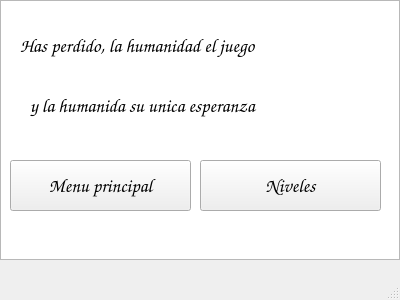
<?xml version="1.0" encoding="UTF-8"?>
<ui version="4.0">
 <class>Perder</class>
 <widget class="QMainWindow" name="Perder">
  <property name="geometry">
   <rect>
    <x>0</x>
    <y>0</y>
    <width>400</width>
    <height>300</height>
   </rect>
  </property>
  <property name="minimumSize">
   <size>
    <width>400</width>
    <height>300</height>
   </size>
  </property>
  <property name="windowTitle">
   <string>MainWindow</string>
  </property>
  <widget class="QWidget" name="centralwidget">
   <widget class="QGraphicsView" name="graphicsView">
    <property name="geometry">
     <rect>
      <x>0</x>
      <y>0</y>
      <width>400</width>
      <height>260</height>
     </rect>
    </property>
    <property name="minimumSize">
     <size>
      <width>400</width>
      <height>260</height>
     </size>
    </property>
    <property name="maximumSize">
     <size>
      <width>400</width>
      <height>260</height>
     </size>
    </property>
   </widget>
   <widget class="QLabel" name="label">
    <property name="geometry">
     <rect>
      <x>20</x>
      <y>20</y>
      <width>341</width>
      <height>51</height>
     </rect>
    </property>
    <property name="font">
     <font>
      <family>Comic Sans MS</family>
      <pointsize>14</pointsize>
      <weight>75</weight>
      <bold>true</bold>
     </font>
    </property>
    <property name="text">
     <string>Has perdido, la humanidad el juego</string>
    </property>
   </widget>
   <widget class="QPushButton" name="pushButton">
    <property name="geometry">
     <rect>
      <x>200</x>
      <y>160</y>
      <width>181</width>
      <height>51</height>
     </rect>
    </property>
    <property name="font">
     <font>
      <family>Comic Sans MS</family>
      <pointsize>14</pointsize>
      <weight>75</weight>
      <bold>true</bold>
     </font>
    </property>
    <property name="text">
     <string>Niveles</string>
    </property>
   </widget>
   <widget class="QPushButton" name="pushButton_2">
    <property name="geometry">
     <rect>
      <x>10</x>
      <y>160</y>
      <width>181</width>
      <height>51</height>
     </rect>
    </property>
    <property name="font">
     <font>
      <family>Comic Sans MS</family>
      <pointsize>14</pointsize>
      <weight>75</weight>
      <bold>true</bold>
     </font>
    </property>
    <property name="text">
     <string>Menu principal</string>
    </property>
   </widget>
   <widget class="QLabel" name="label_2">
    <property name="geometry">
     <rect>
      <x>30</x>
      <y>80</y>
      <width>321</width>
      <height>51</height>
     </rect>
    </property>
    <property name="font">
     <font>
      <family>Comic Sans MS</family>
      <pointsize>14</pointsize>
      <weight>75</weight>
      <bold>true</bold>
     </font>
    </property>
    <property name="text">
     <string>y la humanida su unica esperanza</string>
    </property>
   </widget>
  </widget>
  <widget class="QMenuBar" name="menubar">
   <property name="geometry">
    <rect>
     <x>0</x>
     <y>0</y>
     <width>400</width>
     <height>20</height>
    </rect>
   </property>
  </widget>
  <widget class="QStatusBar" name="statusbar"/>
 </widget>
 <resources/>
 <connections/>
</ui>
